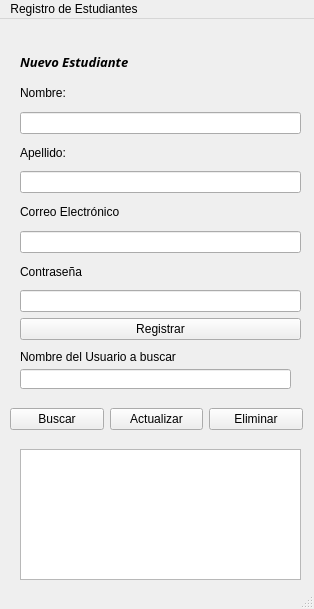
<?xml version="1.0" encoding="UTF-8"?>
<ui version="4.0">
 <class>StudentsRegister</class>
 <widget class="QMainWindow" name="StudentsRegister">
  <property name="geometry">
   <rect>
    <x>0</x>
    <y>0</y>
    <width>314</width>
    <height>609</height>
   </rect>
  </property>
  <property name="windowTitle">
   <string>MainWindow</string>
  </property>
  <widget class="QWidget" name="centralwidget">
   <widget class="QWidget" name="verticalLayoutWidget">
    <property name="geometry">
     <rect>
      <x>20</x>
      <y>30</y>
      <width>281</width>
      <height>291</height>
     </rect>
    </property>
    <layout class="QVBoxLayout" name="verticalLayout">
     <item>
      <widget class="QLabel" name="label">
       <property name="font">
        <font>
         <family>Bodoni MT</family>
         <pointsize>10</pointsize>
         <weight>75</weight>
         <italic>true</italic>
         <bold>true</bold>
        </font>
       </property>
       <property name="text">
        <string>Nuevo Estudiante</string>
       </property>
      </widget>
     </item>
     <item>
      <widget class="QLabel" name="label_2">
       <property name="text">
        <string>Nombre:</string>
       </property>
      </widget>
     </item>
     <item>
      <widget class="QLineEdit" name="Nombre_LEdit"/>
     </item>
     <item>
      <widget class="QLabel" name="label_3">
       <property name="text">
        <string>Apellido:</string>
       </property>
      </widget>
     </item>
     <item>
      <widget class="QLineEdit" name="Apellido_LEdit"/>
     </item>
     <item>
      <widget class="QLabel" name="label_4">
       <property name="text">
        <string>Correo Electrónico</string>
       </property>
      </widget>
     </item>
     <item>
      <widget class="QLineEdit" name="Correo_LEdit"/>
     </item>
     <item>
      <widget class="QLabel" name="label_5">
       <property name="text">
        <string>Contraseña</string>
       </property>
      </widget>
     </item>
     <item>
      <widget class="QLineEdit" name="Con_LEdit"/>
     </item>
     <item>
      <widget class="QPushButton" name="Registrar">
       <property name="text">
        <string>Registrar</string>
       </property>
      </widget>
     </item>
    </layout>
   </widget>
   <widget class="QWidget" name="horizontalLayoutWidget">
    <property name="geometry">
     <rect>
      <x>10</x>
      <y>380</y>
      <width>293</width>
      <height>41</height>
     </rect>
    </property>
    <layout class="QHBoxLayout" name="horizontalLayout">
     <item>
      <widget class="QPushButton" name="Buscar">
       <property name="text">
        <string>Buscar</string>
       </property>
      </widget>
     </item>
     <item>
      <widget class="QPushButton" name="Actualizar">
       <property name="text">
        <string>Actualizar</string>
       </property>
      </widget>
     </item>
     <item>
      <widget class="QPushButton" name="Eliminar">
       <property name="text">
        <string>Eliminar</string>
       </property>
      </widget>
     </item>
    </layout>
   </widget>
   <widget class="QLineEdit" name="Referencia">
    <property name="geometry">
     <rect>
      <x>20</x>
      <y>350</y>
      <width>271</width>
      <height>20</height>
     </rect>
    </property>
   </widget>
   <widget class="QLabel" name="label_6">
    <property name="geometry">
     <rect>
      <x>20</x>
      <y>330</y>
      <width>181</width>
      <height>16</height>
     </rect>
    </property>
    <property name="text">
     <string>Nombre del Usuario a buscar</string>
    </property>
   </widget>
   <widget class="QTextEdit" name="cuadro">
    <property name="geometry">
     <rect>
      <x>20</x>
      <y>430</y>
      <width>281</width>
      <height>131</height>
     </rect>
    </property>
   </widget>
  </widget>
  <widget class="QMenuBar" name="menubar">
   <property name="geometry">
    <rect>
     <x>0</x>
     <y>0</y>
     <width>314</width>
     <height>22</height>
    </rect>
   </property>
   <widget class="QMenu" name="menuRegistro_de_Estudiantes">
    <property name="title">
     <string>Registro de Estudiantes</string>
    </property>
   </widget>
   <addaction name="menuRegistro_de_Estudiantes"/>
  </widget>
  <widget class="QStatusBar" name="statusbar"/>
 </widget>
 <resources/>
 <connections/>
</ui>
